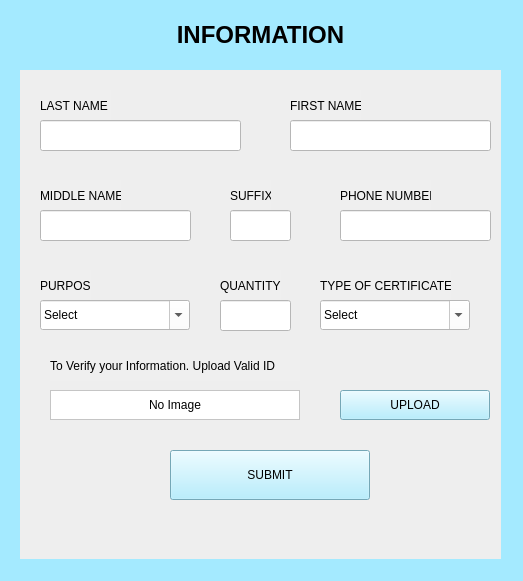
<?xml version="1.0" encoding="UTF-8"?>
<ui version="4.0">
 <class>MainWindow</class>
 <widget class="QMainWindow" name="MainWindow">
  <property name="geometry">
   <rect>
    <x>0</x>
    <y>0</y>
    <width>523</width>
    <height>581</height>
   </rect>
  </property>
  <property name="windowTitle">
   <string>MainWindow</string>
  </property>
  <property name="styleSheet">
   <string notr="true">background-color: rgb(164, 234, 255);
</string>
  </property>
  <widget class="QWidget" name="centralwidget">
   <widget class="QLabel" name="label">
    <property name="geometry">
     <rect>
      <x>70</x>
      <y>20</y>
      <width>381</width>
      <height>31</height>
     </rect>
    </property>
    <property name="text">
     <string>&lt;html&gt;&lt;head/&gt;&lt;body&gt;&lt;p align=&quot;center&quot;&gt;&lt;span style=&quot; font-size:18pt; font-weight:700;&quot;&gt;INFORMATION&lt;/span&gt;&lt;/p&gt;&lt;/body&gt;&lt;/html&gt;</string>
    </property>
   </widget>
   <widget class="QLabel" name="label_2">
    <property name="geometry">
     <rect>
      <x>40</x>
      <y>90</y>
      <width>71</width>
      <height>31</height>
     </rect>
    </property>
    <property name="styleSheet">
     <string notr="true">background-color: rgb(239, 239, 239);
</string>
    </property>
    <property name="text">
     <string>LAST NAME</string>
    </property>
   </widget>
   <widget class="QLineEdit" name="lineEdit">
    <property name="geometry">
     <rect>
      <x>40</x>
      <y>120</y>
      <width>201</width>
      <height>31</height>
     </rect>
    </property>
    <property name="styleSheet">
     <string notr="true">background-color: rgb(255, 255, 255);</string>
    </property>
   </widget>
   <widget class="QLabel" name="label_3">
    <property name="geometry">
     <rect>
      <x>290</x>
      <y>90</y>
      <width>71</width>
      <height>31</height>
     </rect>
    </property>
    <property name="styleSheet">
     <string notr="true">background-color: rgb(239, 239, 239);</string>
    </property>
    <property name="text">
     <string>FIRST NAME</string>
    </property>
   </widget>
   <widget class="QLabel" name="label_4">
    <property name="geometry">
     <rect>
      <x>40</x>
      <y>180</y>
      <width>81</width>
      <height>31</height>
     </rect>
    </property>
    <property name="styleSheet">
     <string notr="true">background-color: rgb(239, 239, 239);
</string>
    </property>
    <property name="text">
     <string>MIDDLE NAME</string>
    </property>
   </widget>
   <widget class="QLineEdit" name="lineEdit_3">
    <property name="geometry">
     <rect>
      <x>40</x>
      <y>210</y>
      <width>151</width>
      <height>31</height>
     </rect>
    </property>
    <property name="styleSheet">
     <string notr="true">background-color: rgb(255, 255, 255);</string>
    </property>
   </widget>
   <widget class="QLabel" name="label_5">
    <property name="geometry">
     <rect>
      <x>230</x>
      <y>180</y>
      <width>41</width>
      <height>31</height>
     </rect>
    </property>
    <property name="styleSheet">
     <string notr="true">background-color: rgb(239, 239, 239);</string>
    </property>
    <property name="text">
     <string>SUFFIX</string>
    </property>
   </widget>
   <widget class="QLineEdit" name="lineEdit_4">
    <property name="geometry">
     <rect>
      <x>230</x>
      <y>210</y>
      <width>61</width>
      <height>31</height>
     </rect>
    </property>
    <property name="styleSheet">
     <string notr="true">background-color: rgb(255, 255, 255);</string>
    </property>
   </widget>
   <widget class="QLabel" name="label_6">
    <property name="geometry">
     <rect>
      <x>340</x>
      <y>180</y>
      <width>91</width>
      <height>31</height>
     </rect>
    </property>
    <property name="styleSheet">
     <string notr="true">background-color: rgb(239, 239, 239);
</string>
    </property>
    <property name="text">
     <string>PHONE NUMBER</string>
    </property>
   </widget>
   <widget class="QLineEdit" name="lineEdit_5">
    <property name="geometry">
     <rect>
      <x>340</x>
      <y>210</y>
      <width>151</width>
      <height>31</height>
     </rect>
    </property>
    <property name="styleSheet">
     <string notr="true">background-color: rgb(255, 255, 255);</string>
    </property>
   </widget>
   <widget class="QLineEdit" name="lineEdit_2">
    <property name="geometry">
     <rect>
      <x>290</x>
      <y>120</y>
      <width>201</width>
      <height>31</height>
     </rect>
    </property>
    <property name="styleSheet">
     <string notr="true">background-color: rgb(255, 255, 255);</string>
    </property>
   </widget>
   <widget class="QLabel" name="label_7">
    <property name="geometry">
     <rect>
      <x>40</x>
      <y>270</y>
      <width>51</width>
      <height>31</height>
     </rect>
    </property>
    <property name="styleSheet">
     <string notr="true">background-color: rgb(239, 239, 239);
</string>
    </property>
    <property name="text">
     <string>PURPOSE</string>
    </property>
   </widget>
   <widget class="QComboBox" name="comboBox">
    <property name="geometry">
     <rect>
      <x>40</x>
      <y>300</y>
      <width>150</width>
      <height>30</height>
     </rect>
    </property>
    <property name="minimumSize">
     <size>
      <width>150</width>
      <height>30</height>
     </size>
    </property>
    <property name="maximumSize">
     <size>
      <width>150</width>
      <height>30</height>
     </size>
    </property>
    <property name="styleSheet">
     <string notr="true">background-color: rgb(255, 255, 255);</string>
    </property>
    <property name="editable">
     <bool>true</bool>
    </property>
    <item>
     <property name="text">
      <string>Select</string>
     </property>
    </item>
    <item>
     <property name="text">
      <string>Enrollment</string>
     </property>
    </item>
    <item>
     <property name="text">
      <string>Scholarship</string>
     </property>
    </item>
    <item>
     <property name="text">
      <string>Business</string>
     </property>
    </item>
    <item>
     <property name="text">
      <string>Employment</string>
     </property>
    </item>
   </widget>
   <widget class="QLabel" name="label_8">
    <property name="geometry">
     <rect>
      <x>20</x>
      <y>70</y>
      <width>481</width>
      <height>551</height>
     </rect>
    </property>
    <property name="styleSheet">
     <string notr="true">background-color: rgb(238, 238, 238);</string>
    </property>
    <property name="text">
     <string/>
    </property>
   </widget>
   <widget class="QPushButton" name="pushButton">
    <property name="geometry">
     <rect>
      <x>170</x>
      <y>450</y>
      <width>200</width>
      <height>50</height>
     </rect>
    </property>
    <property name="minimumSize">
     <size>
      <width>200</width>
      <height>50</height>
     </size>
    </property>
    <property name="maximumSize">
     <size>
      <width>200</width>
      <height>50</height>
     </size>
    </property>
    <property name="styleSheet">
     <string notr="true">background-color: rgb(164, 234, 255);
font: 700 14pt &quot;Bahnschrift&quot;;
</string>
    </property>
    <property name="text">
     <string>SUBMIT</string>
    </property>
    <property name="checkable">
     <bool>true</bool>
    </property>
   </widget>
   <widget class="QLabel" name="label_10">
    <property name="geometry">
     <rect>
      <x>320</x>
      <y>270</y>
      <width>131</width>
      <height>31</height>
     </rect>
    </property>
    <property name="styleSheet">
     <string notr="true">background-color: rgb(239, 239, 239);
</string>
    </property>
    <property name="text">
     <string>TYPE OF CERTIFICATE</string>
    </property>
   </widget>
   <widget class="QComboBox" name="comboBox_3">
    <property name="geometry">
     <rect>
      <x>320</x>
      <y>300</y>
      <width>150</width>
      <height>30</height>
     </rect>
    </property>
    <property name="minimumSize">
     <size>
      <width>150</width>
      <height>30</height>
     </size>
    </property>
    <property name="maximumSize">
     <size>
      <width>130</width>
      <height>30</height>
     </size>
    </property>
    <property name="styleSheet">
     <string notr="true">background-color: rgb(255, 255, 255);</string>
    </property>
    <property name="editable">
     <bool>true</bool>
    </property>
    <item>
     <property name="text">
      <string>Select</string>
     </property>
    </item>
    <item>
     <property name="text">
      <string>Barangay Clearance</string>
     </property>
    </item>
   </widget>
   <widget class="QLabel" name="label_11">
    <property name="geometry">
     <rect>
      <x>50</x>
      <y>350</y>
      <width>250</width>
      <height>31</height>
     </rect>
    </property>
    <property name="minimumSize">
     <size>
      <width>250</width>
      <height>0</height>
     </size>
    </property>
    <property name="maximumSize">
     <size>
      <width>250</width>
      <height>16777215</height>
     </size>
    </property>
    <property name="styleSheet">
     <string notr="true">background-color: rgb(239, 239, 239);
</string>
    </property>
    <property name="text">
     <string>To Verify your Information. Upload Valid ID</string>
    </property>
   </widget>
   <widget class="QLabel" name="label_12">
    <property name="geometry">
     <rect>
      <x>50</x>
      <y>390</y>
      <width>250</width>
      <height>30</height>
     </rect>
    </property>
    <property name="minimumSize">
     <size>
      <width>250</width>
      <height>30</height>
     </size>
    </property>
    <property name="maximumSize">
     <size>
      <width>100</width>
      <height>30</height>
     </size>
    </property>
    <property name="styleSheet">
     <string notr="true">background-color: rgb(239, 239, 239);
background-color: rgb(255, 255, 255);
</string>
    </property>
    <property name="frameShape">
     <enum>QFrame::Shape::StyledPanel</enum>
    </property>
    <property name="text">
     <string>No Image</string>
    </property>
    <property name="alignment">
     <set>Qt::AlignmentFlag::AlignCenter</set>
    </property>
    <property name="wordWrap">
     <bool>true</bool>
    </property>
   </widget>
   <widget class="QPushButton" name="pushButton_2">
    <property name="geometry">
     <rect>
      <x>340</x>
      <y>390</y>
      <width>150</width>
      <height>30</height>
     </rect>
    </property>
    <property name="minimumSize">
     <size>
      <width>150</width>
      <height>30</height>
     </size>
    </property>
    <property name="maximumSize">
     <size>
      <width>150</width>
      <height>30</height>
     </size>
    </property>
    <property name="styleSheet">
     <string notr="true">background-color: rgb(164, 234, 255);

font: 700 12pt &quot;Bahnschrift&quot;;
</string>
    </property>
    <property name="text">
     <string>UPLOAD</string>
    </property>
    <property name="checkable">
     <bool>true</bool>
    </property>
   </widget>
   <widget class="QLabel" name="label_13">
    <property name="geometry">
     <rect>
      <x>-2</x>
      <y>-40</y>
      <width>541</width>
      <height>591</height>
     </rect>
    </property>
    <property name="text">
     <string/>
    </property>
   </widget>
   <widget class="QLabel" name="label_9">
    <property name="geometry">
     <rect>
      <x>220</x>
      <y>270</y>
      <width>61</width>
      <height>31</height>
     </rect>
    </property>
    <property name="styleSheet">
     <string notr="true">background-color: rgb(239, 239, 239);
</string>
    </property>
    <property name="text">
     <string>QUANTITY</string>
    </property>
   </widget>
   <widget class="QLineEdit" name="lineEdit_6">
    <property name="geometry">
     <rect>
      <x>220</x>
      <y>300</y>
      <width>71</width>
      <height>31</height>
     </rect>
    </property>
    <property name="styleSheet">
     <string notr="true">background-color: rgb(255, 255, 255);</string>
    </property>
   </widget>
   <zorder>label_13</zorder>
   <zorder>label</zorder>
   <zorder>label_8</zorder>
   <zorder>label_2</zorder>
   <zorder>lineEdit</zorder>
   <zorder>label_3</zorder>
   <zorder>label_4</zorder>
   <zorder>lineEdit_3</zorder>
   <zorder>label_5</zorder>
   <zorder>lineEdit_4</zorder>
   <zorder>label_6</zorder>
   <zorder>lineEdit_5</zorder>
   <zorder>lineEdit_2</zorder>
   <zorder>label_7</zorder>
   <zorder>comboBox</zorder>
   <zorder>pushButton</zorder>
   <zorder>label_10</zorder>
   <zorder>comboBox_3</zorder>
   <zorder>label_11</zorder>
   <zorder>label_12</zorder>
   <zorder>pushButton_2</zorder>
   <zorder>label_9</zorder>
   <zorder>lineEdit_6</zorder>
  </widget>
  <widget class="QMenuBar" name="menubar">
   <property name="geometry">
    <rect>
     <x>0</x>
     <y>0</y>
     <width>523</width>
     <height>33</height>
    </rect>
   </property>
  </widget>
  <widget class="QStatusBar" name="statusbar"/>
 </widget>
 <resources/>
 <connections/>
</ui>
